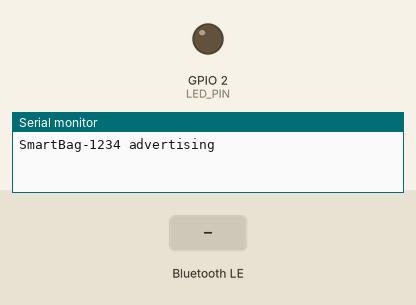
Bench run of a sketch on a simulated ESP32. Parts: output pins drawn as LEDs (lit = HIGH), the last lines printed to the serial monitor. Dashed ring = blinking. The inputs (shaded band) are chosen by the test bench. Nothing arrives over Bluetooth unless stated; a phone connects over Bluetooth LE 3 s after start.

Above: at 1.2 s.
1.3 s: Bluetooth LE write "HELLO" received
At 1.44 s:
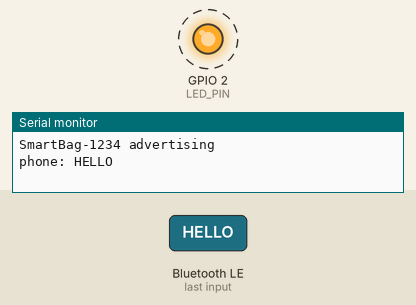
8.8 s: Bluetooth LE write "OK" received
At 9.5 s:
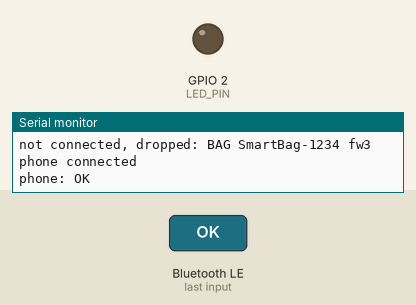
Timing chart, 0 to 11.8 s (numbered marks = the images above; inputs shaded):
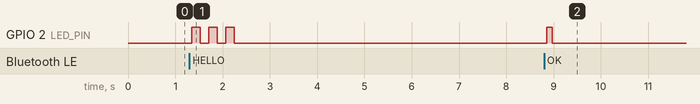

Measured:
- after the input at 1.3 s, GPIO 2 (LED_PIN): alternates HIGH for 0.18 s and LOW for 0.18 s, 6 changes in all, then stays LOW, starting after 0.05 s
- after the input at 8.8 s, GPIO 2 (LED_PIN): LOW → HIGH after 0.05 s, → LOW 0.12 s later

The sketch:

SmartBag.ino
```cpp
// SmartBag firmware v3: ESP32 + BLE Nordic UART Service (Arduino IDE, ESP32 core 2.x or 3.x).
// Open the Serial Monitor (115200 baud, "Newline") and type a SKU to drop it in the bag:
//   1001            add one
//   -1001           remove one
//   +1001@TAG42     add, deduplicated by tag id (use your RFID tag UID here)
// Swap the Serial read in loop() for your RFID / barcode reader when the hardware is ready.
// BLE packets carry 20 bytes by default; the app reassembles text across packets until "\n".
// Pairing (v2): every bag advertises a unique name, SmartBag-XXXX (last two bytes of its MAC). When the phone
// writes "HELLO", the light blinks three times and the bag answers "BAG <name> fw3" so the app can confirm
// which bag is in your hand. Apps treat lines starting with "BAG " as control lines, never as items.
// Walk-out signal (v3): "PAID <code>" = the trip was charged: one short blink (as before). "DUE <code>" = the trip
// ended payment due (no card, nothing charged): three slow blinks, 600 ms on / 400 ms off, clearly different from
// PAID and from the HELLO blinks. Any other line from the phone is ignored, so older apps and bags stay harmless.
#include <BLEDevice.h>
#include <BLEServer.h>
#include <BLEUtils.h>
#include <BLE2902.h>

#define NUS_SERVICE "6e400001-b5a3-f393-e0a9-e50e24dcca9e"
#define NUS_RX      "6e400002-b5a3-f393-e0a9-e50e24dcca9e"  // phone -> bag (acks)
#define NUS_TX      "6e400003-b5a3-f393-e0a9-e50e24dcca9e"  // bag -> phone (items)
#define LED_PIN 2

BLECharacteristic *txChar;
bool connected = false;
volatile bool helloRequested = false;
volatile bool dueRequested = false;
String bagName;

class ServerCallbacks : public BLEServerCallbacks {
  void onConnect(BLEServer *s) override { connected = true; Serial.println("phone connected"); }
  void onDisconnect(BLEServer *s) override { connected = false; Serial.println("phone disconnected"); s->getAdvertising()->start(); }
};

class RxCallbacks : public BLECharacteristicCallbacks {
  void onWrite(BLECharacteristic *c) override {
    String msg = String(c->getValue().c_str());
    msg.trim();
    Serial.print("phone: "); Serial.println(msg);
    if (msg.startsWith("HELLO")) { helloRequested = true; return; }   // handled in loop(): never block the BLE callback
    if (msg.startsWith("DUE ")) { dueRequested = true; return; }      // payment due: slow pattern, also in loop()
    if (msg.startsWith("OK") || msg.startsWith("PAID")) { digitalWrite(LED_PIN, HIGH); delay(120); digitalWrite(LED_PIN, LOW); }
  }
};

void sendLine(const String &line) {
  if (!connected) { Serial.println("not connected, dropped: " + line); return; }
  String out = line + "\n";
  txChar->setValue((uint8_t *)out.c_str(), out.length());
  txChar->notify();
  Serial.println("sent: " + line);
}

void setup() {
  Serial.begin(115200);
  pinMode(LED_PIN, OUTPUT);
  uint64_t mac = ESP.getEfuseMac();
  char name[20];
  snprintf(name, sizeof name, "SmartBag-%04X", (unsigned)((mac >> 32) & 0xFFFF));
  bagName = String(name);
  BLEDevice::init(name);
  BLEServer *server = BLEDevice::createServer();
  server->setCallbacks(new ServerCallbacks());
  BLEService *svc = server->createService(NUS_SERVICE);
  txChar = svc->createCharacteristic(NUS_TX, BLECharacteristic::PROPERTY_NOTIFY);
  txChar->addDescriptor(new BLE2902());
  BLECharacteristic *rx = svc->createCharacteristic(NUS_RX, BLECharacteristic::PROPERTY_WRITE | BLECharacteristic::PROPERTY_WRITE_NR);
  rx->setCallbacks(new RxCallbacks());
  svc->start();
  BLEAdvertising *adv = BLEDevice::getAdvertising();
  adv->addServiceUUID(NUS_SERVICE);
  adv->setScanResponse(true);
  BLEDevice::startAdvertising();
  Serial.println(bagName + " advertising");
}

void loop() {
  if (helloRequested) {
    helloRequested = false;
    for (int i = 0; i < 3; i++) { digitalWrite(LED_PIN, HIGH); delay(180); digitalWrite(LED_PIN, LOW); delay(180); }
    sendLine("BAG " + bagName + " fw3");
  }
  if (dueRequested) {
    dueRequested = false;
    for (int i = 0; i < 3; i++) { digitalWrite(LED_PIN, HIGH); delay(600); digitalWrite(LED_PIN, LOW); delay(400); }
  }
  if (Serial.available()) {
    String line = Serial.readStringUntil('\n');
    line.trim();
    if (line.length()) sendLine(line);
  }
}
```
